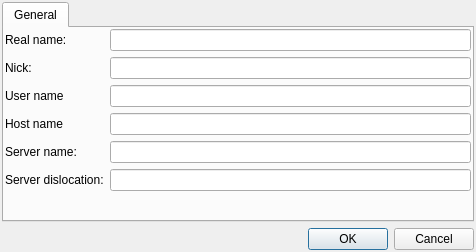
<?xml version="1.0" encoding="UTF-8"?>
<ui version="4.0">
 <class>VCardDialog</class>
 <widget class="QDialog" name="VCardDialog">
  <property name="geometry">
   <rect>
    <x>0</x>
    <y>0</y>
    <width>476</width>
    <height>252</height>
   </rect>
  </property>
  <layout class="QVBoxLayout" name="verticalLayout">
   <property name="margin">
    <number>2</number>
   </property>
   <item>
    <widget class="QTabWidget" name="tabWidget">
     <property name="currentIndex">
      <number>0</number>
     </property>
     <widget class="QWidget" name="TabGeneral_">
      <attribute name="title">
       <string>General</string>
      </attribute>
      <layout class="QHBoxLayout" name="horizontalLayout">
       <property name="margin">
        <number>1</number>
       </property>
       <item>
        <layout class="QFormLayout" name="formLayout">
         <property name="fieldGrowthPolicy">
          <enum>QFormLayout::AllNonFixedFieldsGrow</enum>
         </property>
         <item row="0" column="0">
          <widget class="QLabel" name="label">
           <property name="text">
            <string>Real name:</string>
           </property>
           <property name="buddy">
            <cstring>EditRealName_</cstring>
           </property>
          </widget>
         </item>
         <item row="0" column="1">
          <widget class="QLineEdit" name="EditRealName_">
           <property name="readOnly">
            <bool>true</bool>
           </property>
          </widget>
         </item>
         <item row="1" column="0">
          <widget class="QLabel" name="label_2">
           <property name="text">
            <string>Nick:</string>
           </property>
           <property name="buddy">
            <cstring>EditNick_</cstring>
           </property>
          </widget>
         </item>
         <item row="1" column="1">
          <widget class="QLineEdit" name="EditNick_">
           <property name="readOnly">
            <bool>true</bool>
           </property>
          </widget>
         </item>
         <item row="2" column="0">
          <widget class="QLabel" name="label_4">
           <property name="text">
            <string>User name</string>
           </property>
           <property name="buddy">
            <cstring>EditUserName_</cstring>
           </property>
          </widget>
         </item>
         <item row="2" column="1">
          <widget class="QLineEdit" name="EditUserName_">
           <property name="readOnly">
            <bool>true</bool>
           </property>
          </widget>
         </item>
         <item row="3" column="0">
          <widget class="QLabel" name="label_5">
           <property name="text">
            <string>Host name</string>
           </property>
           <property name="buddy">
            <cstring>EditHostName_</cstring>
           </property>
          </widget>
         </item>
         <item row="3" column="1">
          <widget class="QLineEdit" name="EditHostName_">
           <property name="readOnly">
            <bool>true</bool>
           </property>
          </widget>
         </item>
         <item row="4" column="0">
          <widget class="QLabel" name="serverNameLabel">
           <property name="text">
            <string>Server name:</string>
           </property>
          </widget>
         </item>
         <item row="4" column="1">
          <widget class="QLineEdit" name="ServerName_">
           <property name="readOnly">
            <bool>true</bool>
           </property>
          </widget>
         </item>
         <item row="5" column="0">
          <widget class="QLabel" name="serverDislocationLabel">
           <property name="text">
            <string>Server dislocation:</string>
           </property>
          </widget>
         </item>
         <item row="5" column="1">
          <widget class="QLineEdit" name="ServerDislocation_">
           <property name="readOnly">
            <bool>true</bool>
           </property>
          </widget>
         </item>
        </layout>
       </item>
      </layout>
     </widget>
    </widget>
   </item>
   <item>
    <widget class="QDialogButtonBox" name="ButtonBox_">
     <property name="orientation">
      <enum>Qt::Horizontal</enum>
     </property>
     <property name="standardButtons">
      <set>QDialogButtonBox::Cancel|QDialogButtonBox::Ok</set>
     </property>
    </widget>
   </item>
  </layout>
 </widget>
 <resources/>
 <connections>
  <connection>
   <sender>ButtonBox_</sender>
   <signal>accepted()</signal>
   <receiver>VCardDialog</receiver>
   <slot>accept()</slot>
   <hints>
    <hint type="sourcelabel">
     <x>248</x>
     <y>254</y>
    </hint>
    <hint type="destinationlabel">
     <x>157</x>
     <y>274</y>
    </hint>
   </hints>
  </connection>
  <connection>
   <sender>ButtonBox_</sender>
   <signal>rejected()</signal>
   <receiver>VCardDialog</receiver>
   <slot>reject()</slot>
   <hints>
    <hint type="sourcelabel">
     <x>316</x>
     <y>260</y>
    </hint>
    <hint type="destinationlabel">
     <x>286</x>
     <y>274</y>
    </hint>
   </hints>
  </connection>
 </connections>
</ui>
